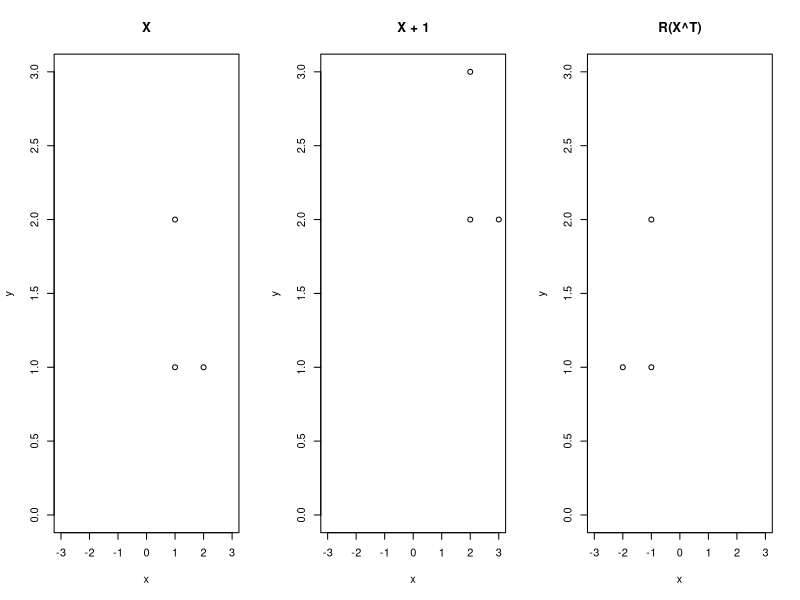
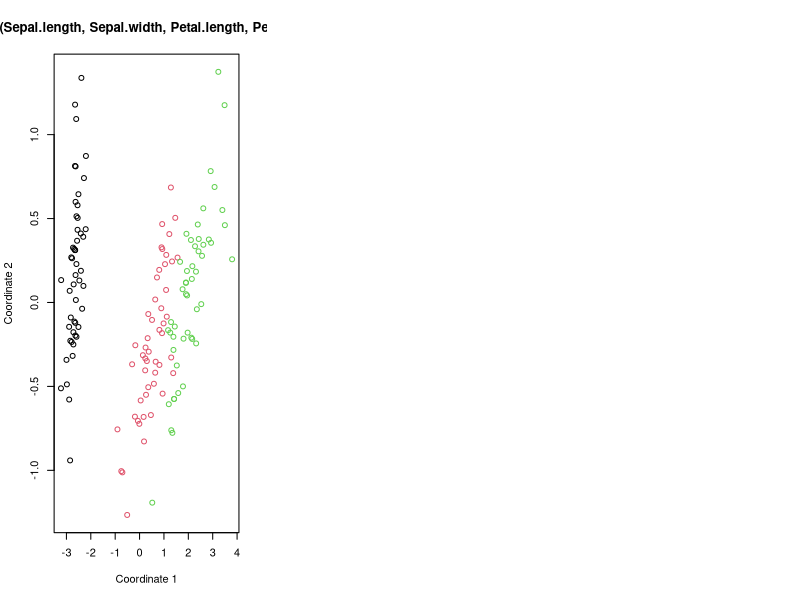

These charts were generated, in order, by the following R code:
## ---- chunk 1
knitr::opts_chunk$set(echo = FALSE)
## ---- chunk 2
X1 <-  matrix(c(
    1, 1, 
    1, 2, 
    2, 1), byrow = TRUE, nrow = 3)

# translate X1
X2 <- X1 + 1

# rotate X1
R <- matrix(c(0, -1,
              1, 0), byrow = TRUE, nrow = 2)
X3 <- t(R %*% t(X1))

par(mfrow = c(1, 3))
plot(X1, ylim = c(0,3), xlim = c(-3,3), xlab = "x", ylab = "y", main = "X")
plot(X2, ylim = c(0,3), xlim = c(-3,3), xlab = "x", ylab = "y", main = "X + 1")
plot(X3, ylim = c(0,3), xlim = c(-3,3), xlab = "x", ylab = "y", main = "R(X^T)")
## ---- chunk 3
data("iris")

d <- dist(iris[c(1:4)])
fit <- cmdscale(d, eig = TRUE, k = 2)

x <- fit$points[,1]
y <- fit$points[,2]
plot(x,y, xlab = "Coordinate 1", ylab = "Coordinate 2", main = "Iris - (Sepal.length, Sepal.width, Petal.length, Petal.width)", col = iris$Species)
